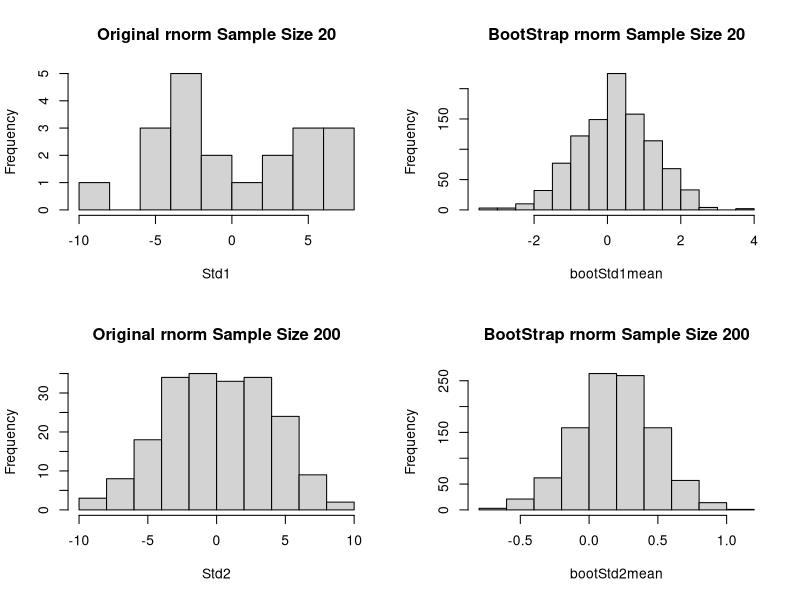

Reproduce this figure in R.
##Define two rnorm samples of differing sample sizes
Std1 <- rnorm(20, 0, 4)  #small sample size
Std2 <- rnorm(200, 0, 4) #large sample size

##Define two rexp samples of differing sample sizes
Exp1 <- rexp(20)  #small sample size
Exp2 <- rexp(200) #large sample size

##Define a vector to house the 1000 samples for each
bootStd1mean <- numeric(1000)
bootStd2mean <- numeric(1000)
bootExp1mean <- numeric(1000)
bootExp2mean <- numeric(1000)

##This is our bootstrap loop to define means of 1000 samples of our original dataset.
##Samples are chosen randomly with replacement
for (i in 1:1000) {
  bootStd1 <- sample(Std1, size=length(Std1), replace=TRUE)
  bootStd2 <- sample(Std2, size=length(Std2), replace=TRUE)
  
  bootexp1 <- sample(Std1, size=length(Exp1), replace=TRUE)
  bootexp2 <- sample(Std2, size=length(Exp2), replace=TRUE)
  
  bootStd1mean[i] <- mean(bootStd1)
  bootStd2mean[i] <- mean(bootStd2)
  
  bootExp1mean[i] <- mean(bootexp1)
  bootExp2mean[i] <- mean(bootexp2)
}
##Below you will see Histogram output from our results:
  par(mfrow=c(2,2))
hist(Std1, main = "Original rnorm Sample Size 20")
hist(bootStd1mean, main = "BootStrap rnorm Sample Size 20")

hist(Std2, main = "Original rnorm Sample Size 200")
hist(bootStd2mean, main = "BootStrap rnorm Sample Size 200")

